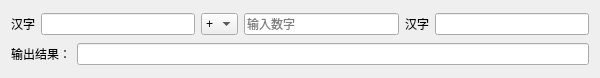
<?xml version="1.0" encoding="UTF-8"?>
<ui version="4.0">
 <class>Convert</class>
 <widget class="QWidget" name="Convert">
  <property name="geometry">
   <rect>
    <x>0</x>
    <y>0</y>
    <width>600</width>
    <height>78</height> <!-- Adjusted height to accommodate two rows -->
   </rect>
  </property>
  <property name="windowTitle">
   <string>Convert</string>
  </property>
  <layout class="QVBoxLayout" name="mainLayout"> <!-- Main vertical layout -->
   <item>
    <layout class="QHBoxLayout" name="inputLayout">
     <item>
      <widget class="QLabel" name="labelBefore">
       <property name="text">
        <string>汉字</string>
       </property>
      </widget>
     </item>
     <item>
      <widget class="QLineEdit" name="lineEdit"/>
     </item>
     <item>
      <widget class="QComboBox" name="comboBoxSymbol">
       <item>
        <property name="text">
         <string>+</string>
        </property>
       </item>
      </widget>
     </item>
     <item>
      <widget class="QLineEdit" name="lineEditNumber">
       <property name="placeholderText">
        <string>输入数字</string>
       </property>
      </widget>
     </item>
     <item>
      <widget class="QLabel" name="labelAfter">
       <property name="text">
        <string>汉字</string>
       </property>
      </widget>
     </item>
     <item>
      <widget class="QLineEdit" name="lineEdit_2"/>
     </item>
    </layout>
   </item>
   <item> <!-- New output row -->
    <layout class="QHBoxLayout" name="outputLayout">
     <item>
      <widget class="QLabel" name="outputLabel">
       <property name="text">
        <string>输出结果：</string>
       </property>
      </widget>
     </item>
     <item>
      <widget class="QLineEdit" name="outputLineEdit">
       <property name="readOnly">
        <bool>true</bool> <!-- Make output read-only -->
       </property>
      </widget>
     </item>
    </layout>
   </item>
  </layout>
 </widget>
 <resources/>
 <connections/>
</ui>
